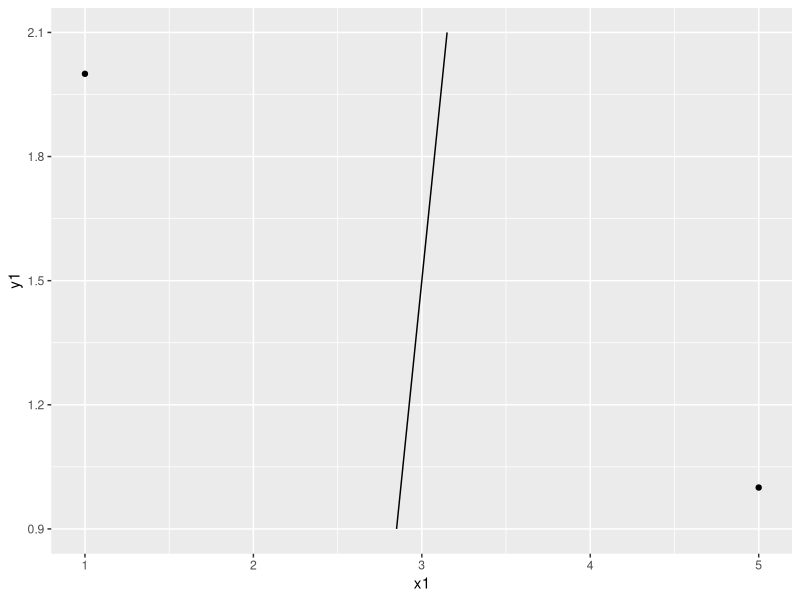
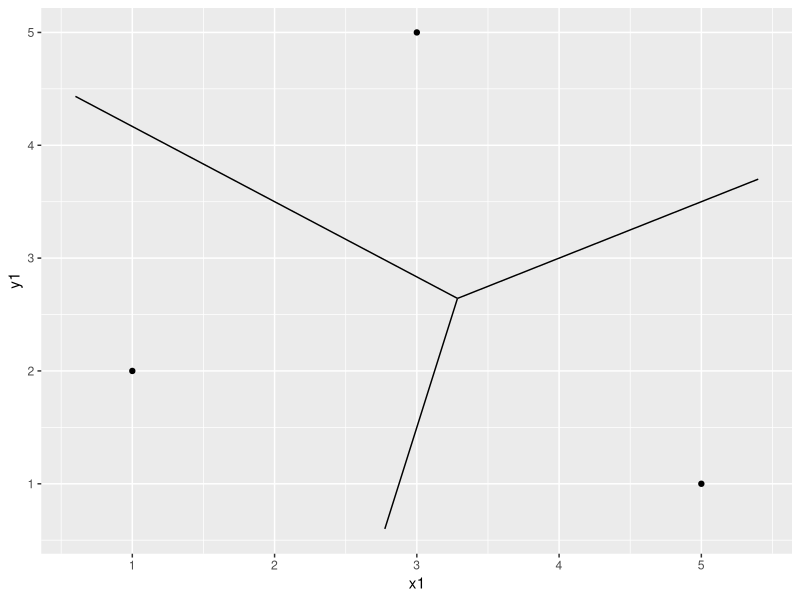
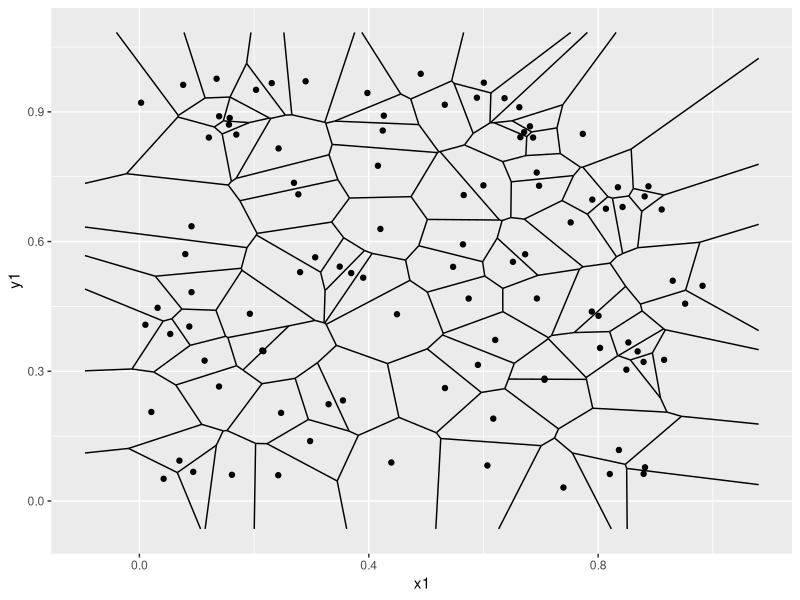
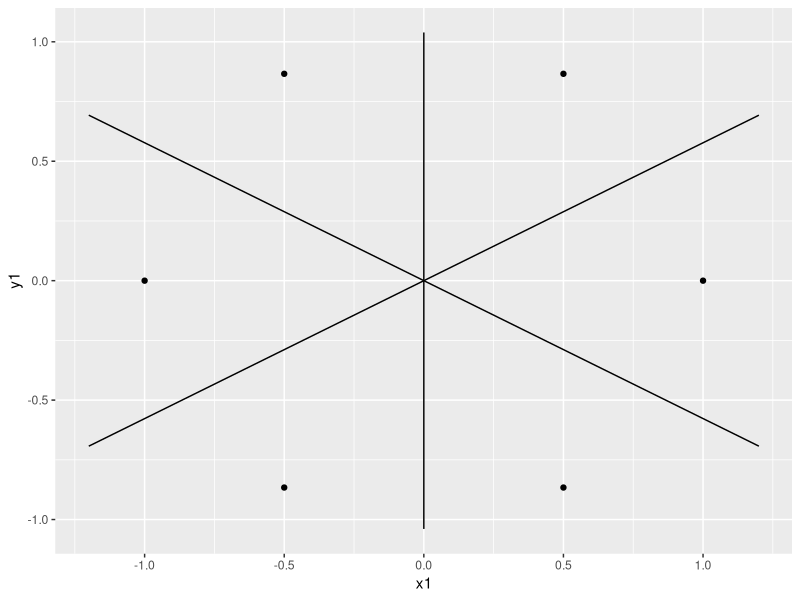
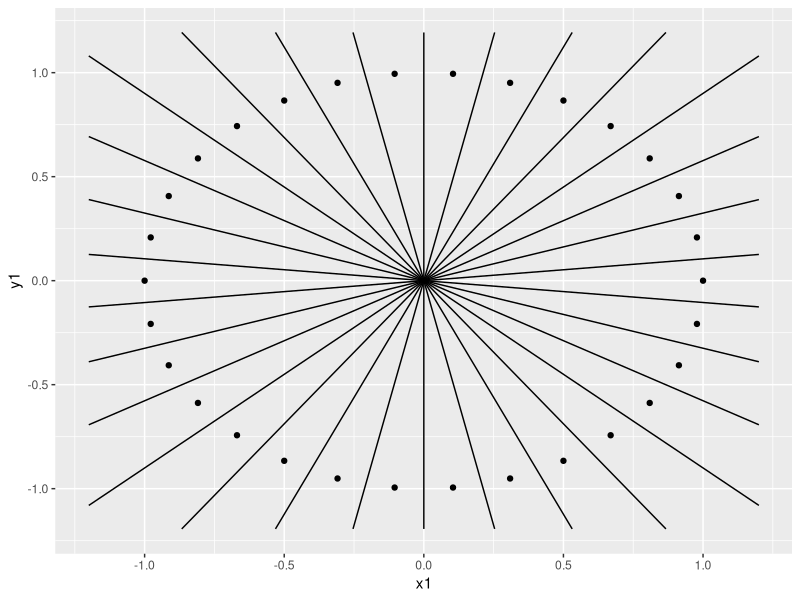
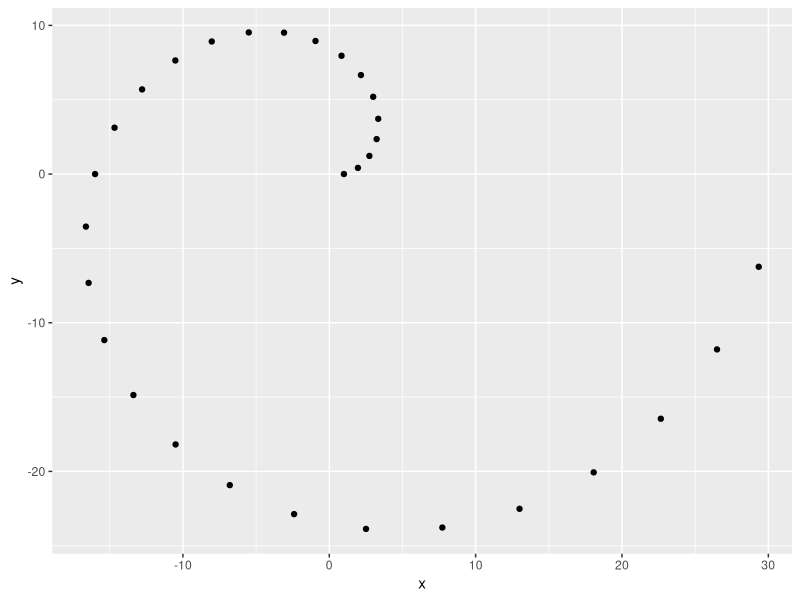
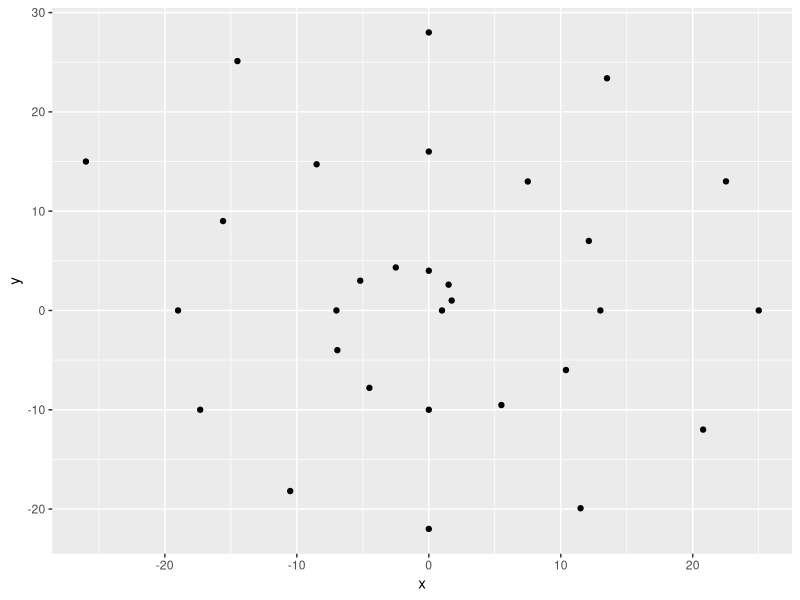
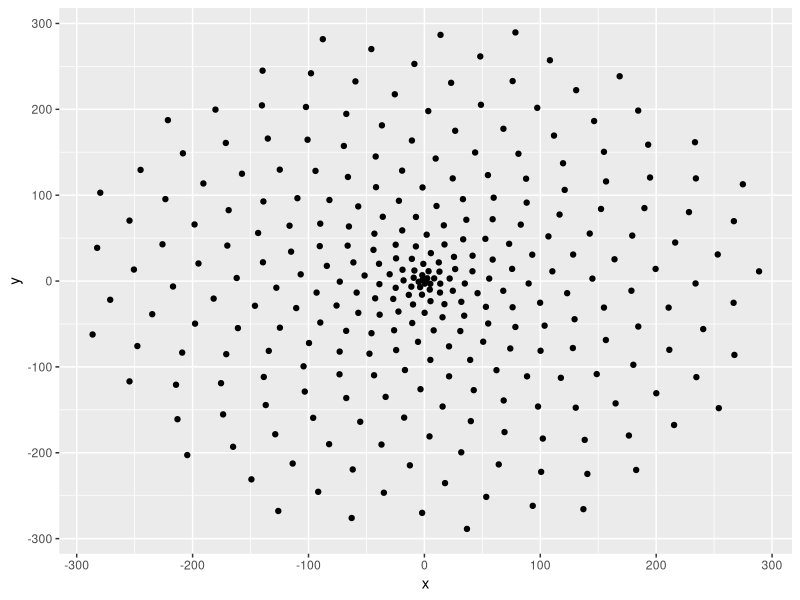

Write R code to recreate these figures, in order.
## ---- chunk 1
knitr::opts_chunk$set(echo = TRUE)
## ---- chunk 2
library(deldir)
library(ggplot2)
## ---- chunk 3
#######################################################################
# Ejemplo 1
#######################################################################

# Creamos una tabla con los dos puntos y la llamamos puntos
puntos=data.frame(x=c(1,5), y=c(2,1))

# Calculamos las regiones y las guardamos en el conjunto voronoi
voronoi=deldir(puntos)$dirsgs

# Las dibujamos
ggplot() + 
  geom_segment(aes(x = x1, 
                   y = y1, 
                   xend = x2, 
                   yend = y2),  data=voronoi)+
  geom_point(aes(x = x, y = y), data=puntos)

## ---- chunk 4

# Creamos una tabla con los dos puntos y la llamamos puntos
puntos=data.frame(x=c(1,5,3), y=c(2,1,5))

# Calculamos las regiones y las guardamos en el conjunto voronoi
voronoi=deldir(puntos)$dirsgs

# Las dibujamos
ggplot() + 
  geom_segment(aes(x = x1, 
                   y = y1, 
                   xend = x2, 
                   yend = y2),  data=voronoi)+
  geom_point(aes(x = x, y = y), data=puntos)

## ---- chunk 5
#######################################################################
# Ejemplo 2
#######################################################################
n=100 # Cantidad de puntos

# Creamos una tabla con los dos puntos y la llamamos puntos
puntos=data.frame(x=runif(100), y=runif(100))

# Calculamos las regiones y las guardamos en el conjunto voronoi
voronoi=deldir(puntos)$dirsgs

# Las dibujamos
ggplot() + 
  geom_segment(aes(x = x1, 
                   y = y1, 
                   xend = x2, 
                   yend = y2),  data=voronoi)+
  geom_point(aes(x = x, y = y), data=puntos)

## ---- chunk 6
n=6 # Cantidad de puntos

# Angulos de los puntos
angulos=seq(from=0, by=2*pi/n, length.out=n)

# Generamos los puntos
puntos=data.frame(x=cos(angulos), y=sin(angulos))

# Calculamos las regiones de Voronoi
voronoi=deldir(puntos)$dirsgs

# Pintamos todo
ggplot() + 
  geom_segment(aes(x = x1, 
                   y = y1, 
                   xend = x2, 
                   yend = y2),  data=voronoi)+
  geom_point(aes(x = x, y = y), data=puntos)
## ---- chunk 7
n=30 # Cantidad de puntos

# Angulos de los puntos
angulos=seq(from=0, by=2*pi/n, length.out=n)

# Generamos los puntos
puntos=data.frame(x=cos(angulos), y=sin(angulos))

# Calculamos las regiones de Voronoi
voronoi=deldir(puntos)$dirsgs

# Pintamos todo
ggplot() + 
  geom_segment(aes(x = x1, 
                   y = y1, 
                   xend = x2, 
                   yend = y2),  data=voronoi)+
  geom_point(aes(x = x, y = y), data=puntos)
## ---- chunk 8
n=30 # Cantidad de puntos

# Angulos de los puntos
angulos=seq(from=0, by=2*pi/n, length.out=n)

# Radio de los puntos
radio=1:n

# Generamos los puntos
puntos=data.frame(x=radio*cos(angulos), y=radio*sin(angulos))

# Los pintamos
ggplot() + 
  geom_point(aes(x = x, y = y), data=puntos)

## ---- chunk 9
n=30 # Cantidad de puntos

# Angulos de los puntos
angulos=seq(from=0, by=pi/6, length.out=n)

# Radio de los puntos
radio=1:n

# Generamos los puntos
puntos=data.frame(x=radio*cos(angulos), y=radio*sin(angulos))

# Los pintamos
ggplot() + 
  geom_point(aes(x = x, y = y), data=puntos)
## ---- chunk 10
n=300 # Cantidad de puntos

# Angulos de los puntos
angulos=seq(from=0, by=pi*(3-sqrt(5)), length.out=n)

# Radio de los puntos
radio=1:n

# Generamos los puntos
puntos=data.frame(x=radio*cos(angulos), y=radio*sin(angulos))

# Los pintamos
ggplot() + 
  geom_point(aes(x = x, y = y), data=puntos)
## ---- chunk 11
n=300 # Cantidad de puntos

# Angulos de los puntos
angulos=seq(from=0, by=pi * (3 - sqrt(5)), length.out=n)

# Radio de los puntos
radio=1:n

# Generamos los puntos
puntos=data.frame(x=radio*cos(angulos), y=radio*sin(angulos))

# Calculamos las regiones de Voronoi
voronoi=deldir(puntos)$dirsgs

# Los pintamos
ggplot() + 
  geom_segment(aes(x = x1, 
                   y = y1, 
                   xend = x2, 
                   yend = y2),  data=voronoi)+
  geom_point(aes(x = x, y = y), data=puntos)+
  theme_void()

## ---- chunk 12
npuntos=6 # Cantidad de puntos
radius=0.8 # Factor de expansion/compresion

# Angulos de los puntos
angulos=seq(from=0, by=2*pi/npuntos, length.out=npuntos)

# centro inicial
puntos=data.frame(x=0, y=0)

# Iteramos
for (k in 1:2)
{
  temp=data.frame()
  for (i in 1:nrow(puntos))
  {
    df_punto=data.frame(x=puntos[i,"x"]+radius^(k-1)*cos(angulos), 
                        y=puntos[i,"y"]+radius^(k-1)*sin(angulos)) 
    temp=rbind(df_punto, temp)
  }
  puntos=temp
}

# Pintamos los puntos
ggplot() + 
  geom_point(aes(x = x, y = y), data=puntos)

## ---- chunk 13
npuntos=6 # Cantidad de puntos
radius=0.8 # Factor de expansion/compresion

# Angulos de los puntos
angulos=seq(from=0, by=2*pi/npuntos, length.out=npuntos)

# centro inicial
puntos=data.frame(x=0, y=0)

# Iteramos
for (k in 1:2)
{
  temp=data.frame()
  for (i in 1:nrow(puntos))
  {
    df_punto=data.frame(x=puntos[i,"x"]+radius^(k-1)*cos(angulos), 
                        y=puntos[i,"y"]+radius^(k-1)*sin(angulos)) 
    temp=rbind(df_punto, temp)
  }
  puntos=temp
}

# Calculamos las regiones de Voronoi
voronoi=deldir(puntos)$dirsgs

# Las pintamos
ggplot() + 
  geom_segment(aes(x = x1, 
                   y = y1, 
                   xend = x2, 
                   yend = y2), data=voronoi)+
  theme_void()

## ---- chunk 14
npuntos=6 # Cantidad de puntos
radius=3.8 # Factor de expansion/compresion
iteraciones=3 # Cantidad de iteraciones

# Angulos de los puntos
angulos=seq(from=0, by=2*pi/npuntos, length.out=npuntos)

# Centro inicial
puntos=data.frame(x=0, y=0)

# Iteramos
for (k in 1:iteraciones)
{
  temp=data.frame()
  for (i in 1:nrow(puntos))
  {
    df_punto=data.frame(x=puntos[i,"x"]+radius^(k-1)*cos(angulos), 
                        y=puntos[i,"y"]+radius^(k-1)*sin(angulos)) 
    temp=rbind(df_punto, temp)
  }
  puntos=temp
}

# Calculamos las regiones de Voronoi
voronoi=deldir(puntos)$dirsgs

# Las pintamos
ggplot() + 
  geom_segment(aes(x = x1, 
                   y = y1, 
                   xend = x2, 
                   yend = y2), data=voronoi)+
  theme_void()

## ---- chunk 15
npuntos=8 # Cantidad de puntos
radius=2.1 # Factor de expansion/compresion
iteraciones=3 # Cantidad de iteraciones

# Angulos de los puntos
angulos=seq(from=0, by=2*pi/npuntos, length.out=npuntos)

# centro inicial
puntos=data.frame(x=0, y=0)

# Iteramos
for (k in 1:iteraciones)
{
  temp=data.frame()
  for (i in 1:nrow(puntos))
  {
    df_punto=data.frame(x=puntos[i,"x"]+radius^(k-1)*cos(angulos), 
                        y=puntos[i,"y"]+radius^(k-1)*sin(angulos)) 
    temp=rbind(df_punto, temp)
  }
  puntos=temp
}

# Calculamos las regiones de Voronoi
voronoi=deldir(puntos)$dirsgs

# Las pintamos
ggplot() + 
  geom_segment(aes(x = x1, 
                   y = y1, 
                   xend = x2, 
                   yend = y2), data=voronoi)+
  theme_void()
